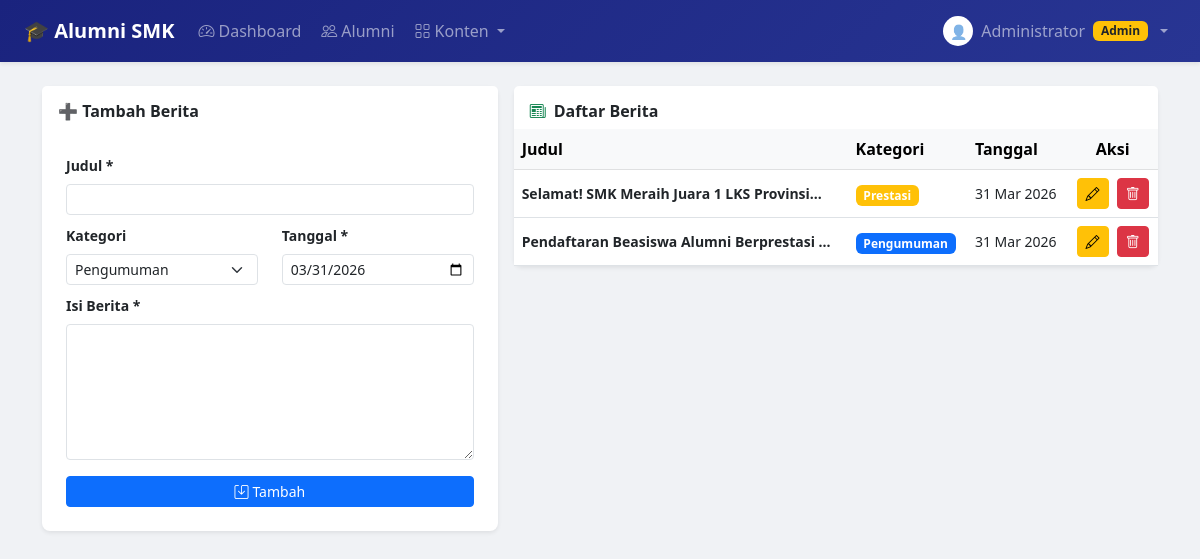
Page /admin/kelola_berita.php (signed in) on the committed database.
### tables this page shows
CREATE TABLE berita (
    id_berita   INT AUTO_INCREMENT PRIMARY KEY,
    judul       VARCHAR(200) NOT NULL,
    isi         TEXT NOT NULL,
    kategori    ENUM('Pengumuman','Berita','Prestasi','Lainnya') DEFAULT 'Berita',
    tanggal     DATE NOT NULL,
    id_alumni   INT,
    created_at  TIMESTAMP DEFAULT CURRENT_TIMESTAMP,
    FOREIGN KEY (id_alumni) REFERENCES alumni(id_alumni) ON DELETE SET NULL
);

### admin/kelola_berita.php (the view, shortened to what this page needs)
<?php
require_once '../includes/koneksi.php';
$berita_list = $koneksi->query("SELECT * FROM berita ORDER BY tanggal DESC");
$edit_data = null;
$kategori_opt = ['Pengumuman','Berita','Prestasi','Lainnya'];
$warna = ['Pengumuman'=>'primary','Berita'=>'success','Prestasi'=>'warning','Lainnya'=>'secondary'];
?>
<!DOCTYPE html>
<html lang="id">
<head>
    <link href="https://cdn.jsdelivr.net/npm/bootstrap@5.3.0/dist/css/bootstrap.min.css" rel="stylesheet">
    <link href="https://cdn.jsdelivr.net/npm/bootstrap-icons@1.10.5/font/bootstrap-icons.css" rel="stylesheet">
</head>
<body>
<?php require_once '../includes/navbar.php'; ?>
<div class="container mt-4 pb-5">
    <div class="row g-3">
        <div class="col-md-5">
            <div class="card border-0 shadow-sm rounded-3">
                <div class="card-header bg-white border-0 pt-3">
                    <h6 class="fw-bold mb-0"><?= $edit_data ? '✏️ Edit Berita' : '➕ Tambah Berita' ?></h6>
                </div>
                <div class="card-body p-4">
                    <form method="POST">
                        <div class="mb-2">
                            <label class="form-label small fw-semibold">Judul *</label>
                            <input type="text" name="judul" class="form-control form-control-sm"
                                value="<?= $edit_data ? htmlspecialchars($edit_data['judul']) : '' ?>" required>
                        </div>
                        <div class="row">
                            <div class="col mb-2">
                                <label class="form-label small fw-semibold">Kategori</label>
                                <select name="kategori" class="form-select form-select-sm">
                                    <?php foreach ($kategori_opt as $k): ?>
                                    <option value="<?= $k ?>" <?= ($edit_data && $edit_data['kategori']===$k)?'selected':'' ?>><?= $k ?></option>
                                    <?php endforeach; ?>
                                </select>
                            </div>
                            <div class="col mb-2">
                                <label class="form-label small fw-semibold">Tanggal *</label>
                                <input type="date" name="tanggal" class="form-control form-control-sm"
                                    value="<?= $edit_data ? $edit_data['tanggal'] : date('Y-m-d') ?>" required>
                            </div>
                        </div>
                        <div class="mb-3">
                            <label class="form-label small fw-semibold">Isi Berita *</label>
                            <textarea name="isi" class="form-control form-control-sm" rows="6" required><?= $edit_data ? htmlspecialchars($edit_data['isi']) : '' ?></textarea>
                        </div>
                        <div class="d-flex gap-2">
                            <button type="submit" class="btn btn-primary btn-sm flex-grow-1">
                                <i class="bi bi-save me-1"></i><?= $edit_data ? 'Simpan' : 'Tambah' ?>
                            </button>
                        </div>
                    </form>
                </div>
            </div>
        </div>
        <div class="col-md-7">
            <div class="card border-0 shadow-sm rounded-3">
                <div class="card-header bg-white border-0 pt-3">
                    <h6 class="fw-bold mb-0"><i class="bi bi-newspaper text-success me-2"></i>Daftar Berita</h6>
                </div>
                <div class="table-responsive">
                    <table class="table table-hover align-middle mb-0">
                        <thead class="table-light">
                            <tr><th>Judul</th><th>Kategori</th><th>Tanggal</th><th class="text-center">Aksi</th></tr>
                        </thead>
                        <tbody>
                            <?php if ($berita_list->num_rows > 0):
                                while ($r = $berita_list->fetch_assoc()): ?>
                            <tr>
                                <td class="fw-semibold small"><?= htmlspecialchars(substr($r['judul'],0,40)) ?>...</td>
                                <td><span class="badge bg-<?= $warna[$r['kategori']] ?? 'secondary' ?>"><?= $r['kategori'] ?></span></td>
                                <td class="small"><?= date('d M Y',strtotime($r['tanggal'])) ?></td>
                                <td class="text-center">
                                    <a href="?edit=<?= $r['id_berita'] ?>" class="btn btn-warning btn-sm">
                                        <i class="bi bi-pencil"></i>
                                    </a>
                                    <a href="?hapus=<?= $r['id_berita'] ?>" class="btn btn-danger btn-sm ms-1"
                                        onclick="return confirm('Hapus berita ini?')">
                                        <i class="bi bi-trash"></i>
                                    </a>
                                </td>
                            </tr>
                            <?php endwhile; else: ?>
                            <tr><td colspan="4" class="text-center text-muted py-4">Belum ada berita.</td></tr>
                            <?php endif; ?>
                        </tbody>
                    </table>
                </div>
            </div>
        </div>
    </div>
</div>
</body>
</html>

### admin/kelola_berita.php (style rules this page uses)
body { background:#f0f2f5; }

### rows in the picture
berita: judul "Selamat! SMK Meraih Juara 1 LKS Provinsi", kategori "Prestasi", tanggal "31 Mar 2026"
berita: judul "Pendaftaran Beasiswa Alumni Berprestasi", kategori "Pengumuman", tanggal "31 Mar 2026"

### other values in the picture
$_SESSION['nama'] "Administrator"
form field kategori "Pengumuman"
